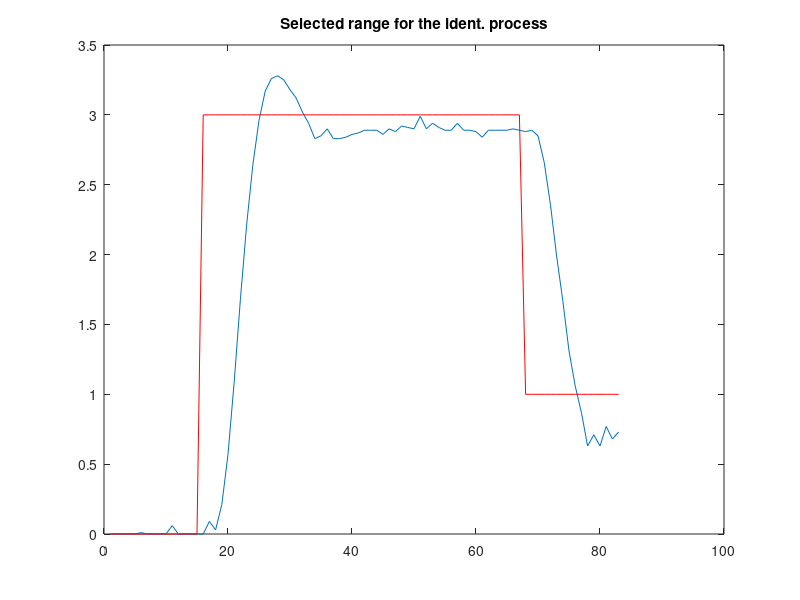
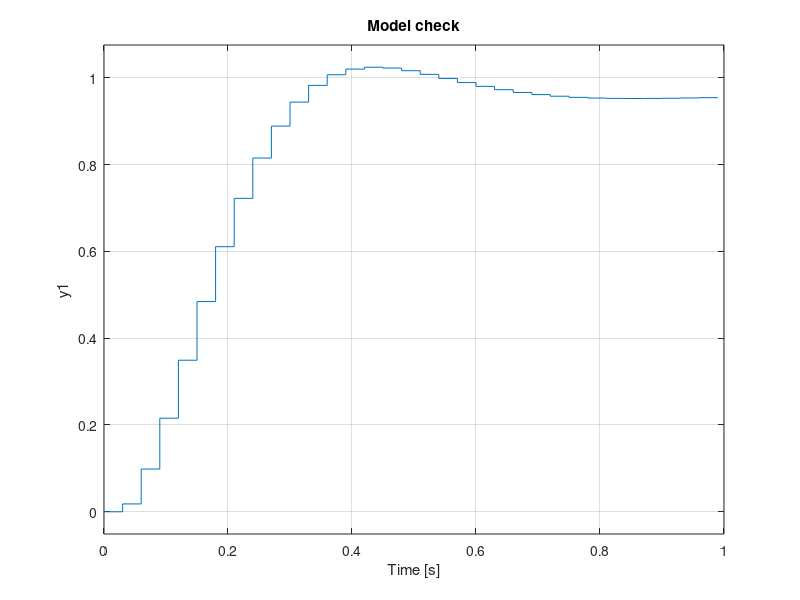
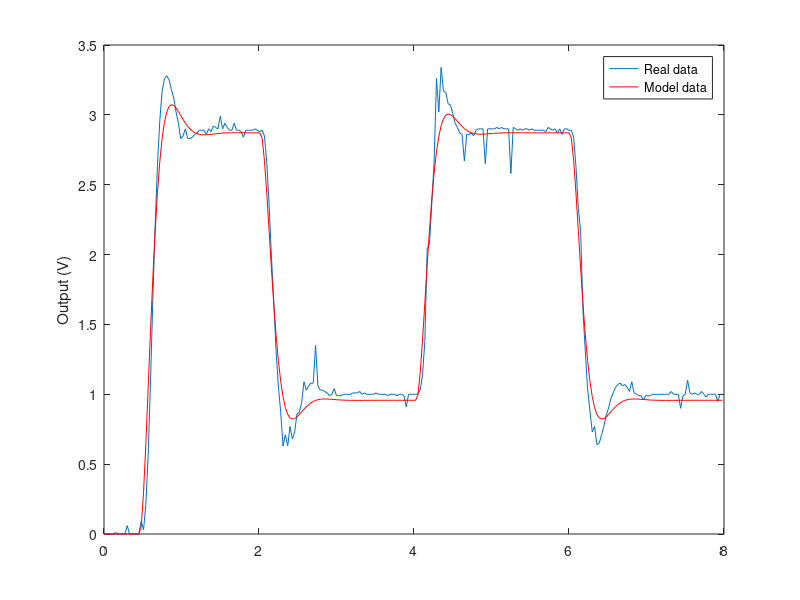
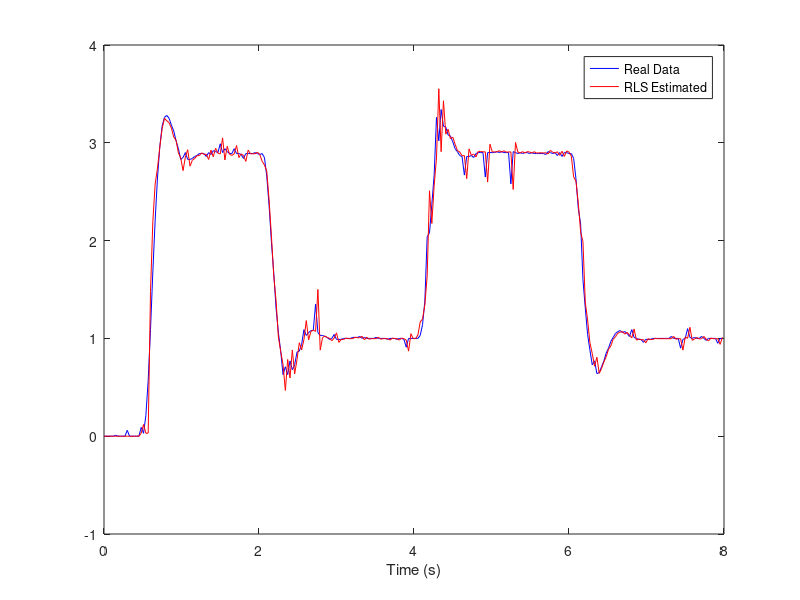

These charts were generated, in order, by the following MATLAB code:
%% System identification using the LQ (Least-Squares)
clear all; close all; clc;

%% Loading datalog
datalog = load('datalog_tuy.txt');
t = datalog(:,1);
u = datalog(:,2);
y = datalog(:,3);
Ts = t(2)-t(1); % Sampling time [s]
N = length(y); % total number of samples

%plot(t,y); hold; plot(t,u,'r');

%% Range selection for identification purposes
t1 = Ts; % start time [s]
t2 = 2.5; % end time [s]
N1 = round(t1/Ts); % start sample
N2 = round(t2/Ts); % end sample

ui = u(N1:N2);
yi = y(N1:N2);
Ni = length(yi);
plot(yi); hold; plot(ui,'r');
title('Selected range for the ident. process');

%% Least-squares estimator

PHI = [];
for k = 3:Ni
    PHI = [PHI; [-y(k-1) -y(k-2) u(k-1) u(k-2)] ];
end
disp('Covariance Matrix:'); inv(PHI'*PHI)

disp('Estimated parameters: [a1 a2 b0 b1]^T=');
theta = inv(PHI'*PHI)*PHI'*yi(3:Ni)

%% Model check and validation
a1 = theta(1); a2 = theta(2);
b0 = theta(3); b1 = theta(4);
Gz = tf([0 b0 b1],[1 a1 a2],Ts)
figure; step(Gz); title('Model check');

    % Validation (model vs real data)
    ym(1:2) = y(1:2); % Initial conditions
    for k = 3:N
        ym(k) = -a1*ym(k-1) -a2*ym(k-2) +b0*u(k-1) +b1*u(k-2);
    end
    figure;
    plot(t,y); hold; plot(t,ym,'r');
    legend('Real data','Model data');
    ylabel('Output (V)');

%% Recursive Least-Squares
clear theta a1 a2 b0 b1;

theta = [ 0.01; 0.01; 0.01; 0.01 ];
P = 1e3*eye(4,4);

for k = 3:N
    
    % RLS
    % if abs(u(k)-u(k-1)) > 0.5 % Covar Matrix update
    %     P = 1e3*eye(4,4);
    % end
    phi = [ -y(k-1) -y(k-2) u(k-1) u(k-2) ]';
    L = P*phi*inv(1+phi'*P*phi);
    yest(k) = phi'*theta; % RLS estimated output
    theta = theta +L*( y(k) -yest(k) );
    P = P -L*phi'*P;

        % Parametric adaptation
        a1(k) = theta(1);
        a2(k) = theta(2);
        b0(k) = theta(3);
        b1(k) = theta(4);

        % Trace of P to asses the power of the est. error
        trP(k) = trace(P);
end
figure; plot(t,y,'b',t,yest,'-r');
legend('Real Data','RLS Estimated'); xlabel('Time (s)');

figure;
    subplot(411);
        plot(t,a1); ylabel('a1(t)');
    subplot(412);
        plot(t,a2); ylabel('a2(t)');
    subplot(413);
        plot(t,b0); ylabel('b0(t)');
    subplot(414);
        plot(t,b1); ylabel('b1(t)'); xlabel('Time (s)');

figure; plot(t,trP); title('Trace of P along the time');
xlabel('Time (s)');

%% Model check and validation
clear a1 a2 b0 b1 ym;
a1 = theta(1); a2 = theta(2);
b0 = theta(3); b1 = theta(4);
Gz = tf([0 b0 b1],[1 a1 a2],Ts)
figure; step(Gz); title('Model check after the RLS');

    % Validation (model vs real data)
    ym(1:2) = y(1:2); % Initial conditions
    for k = 3:N
        ym(k) = -a1*ym(k-1) -a2*ym(k-2) +b0*u(k-1) +b1*u(k-2);
    end
    figure;
    plot(t,y); hold; plot(t,ym,'r');
    legend('Real data','Model data after RLS');
    ylabel('Output (V)');
